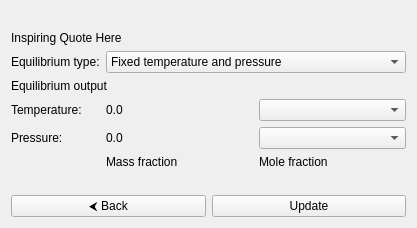
<?xml version="1.0" encoding="UTF-8"?>
<ui version="4.0">
    <class>EquilibriumOutputPage</class>
    <widget class="QWidget" name="EquilibriumOutputPage">
        <layout class="QVBoxLayout" name="beerLogoLayout">
            <item>
                <widget class="QLabel" name="logoLabel">
                    <property name="pixmap">
                        <pixmap>:images/BigLogo.png</pixmap> <!-- Reference to logo -->
                    </property>
                </widget>
            </item>
            <item>
                <widget class="QLabel" name="beerQuoteLabel">
                    <property name="text">
                        <string>Inspiring Quote Here</string>
                    </property>
                </widget>
            </item>
            <item>
                <layout class="QGridLayout" name="gridLayout">
                    <!-- Row 0 -->
                    <item row="0" column="0">
                        <widget class="QLabel" name="typeLabel">
                            <property name="text">
                                <string>Equilibrium type:</string>
                            </property>
                        </widget>
                    </item>
                    <item row="0" column="1" colspan="2">
                        <widget class="QComboBox" name="typeComboBox">
                            <item>
                                <property name="text">
                                    <string>Fixed temperature and pressure</string>
                                </property>
                            </item>
                            <item>
                                <property name="text">
                                    <string>Fixed specific enthalpy and pressure</string>
                                </property>
                            </item>
                            <item>
                                <property name="text">
                                    <string>Fixed specific internal energy and specific volume</string>
                                </property>
                            </item>
                            <item>
                                <property name="text">
                                    <string>Fixed specific entropy and specific volume</string>
                                </property>
                            </item>
                            <item>
                                <property name="text">
                                    <string>Fixed specific entropy and pressure</string>
                                </property>
                            </item>
                        </widget>
                    </item>

                    <!-- Row 1 -->
                    <item row="1" column="0" colspan="3">
                        <widget class="QLabel" name="outputLabel">
                            <property name="text">
                                <string>Equilibrium output</string>
                            </property>
                        </widget>
                    </item>

                    <!-- Row 2 -->
                    <item row="2" column="0">
                        <widget class="QLabel" name="temperatureOutputLabel">
                            <property name="text">
                                <string>Temperature:</string>
                            </property>
                        </widget>
                    </item>
                    <item row="2" column="1">
                        <widget class="QLabel" name="temperatureValueLabel">
                            <property name="text">
                                <string>0.0</string>
                            </property>
                        </widget>
                    </item>
                    <item row="2" column="2">
                        <widget class="QComboBox" name="temperatureOutputComboBox">
                        </widget>
                    </item>

                    <!-- Row 3 -->
                    <item row="3" column="0">
                        <widget class="QLabel" name="pressureOutputLabel">
                            <property name="text">
                                <string>Pressure:</string>
                            </property>
                        </widget>
                    </item>
                    <item row="3" column="1">
                        <widget class="QLabel" name="pressureValueLabel">
                            <property name="text">
                                <string>0.0</string>
                            </property>
                        </widget>
                    </item>
                    <item row="3" column="2">
                        <widget class="QComboBox" name="pressureOutputComboBox">
                        </widget>
                    </item>


                    <!-- Row 4 -->
                    <item row="4" column="1">
                        <widget class="QLabel" name="massFractionLabel">
                            <property name="text">
                                <string>Mass fraction</string>
                            </property>
                        </widget>
                    </item>
                    <item row="4" column="2">
                        <widget class="QLabel" name="molFractionLabel">
                            <property name="text">
                                <string>Mole fraction</string>
                            </property>
                        </widget>
                    </item>


                    <!-- Row 5 -->
                    <item row="5" column="0">
                        <widget class="QLabel" name="nLabel"/>
                    </item>
                    <item row="5" column="1">
                        <widget class="QLabel" name="yLabel"/>
                    </item>
                    <item row="5" column="2">
                        <widget class="QLabel" name="xLabel"/>
                    </item>


                    <!-- Row 6 -->
                    <item row="6" column="0" colspan="3">
                        <layout class="QHBoxLayout" name="buttonLayout">
                            <item>
                                <widget class="QPushButton" name="backButton">
                                    <property name="text">
                                        <string>&#x2B9C; Back</string>
                                    </property>
                                    <property name="toolTip">
                                        <string>Go back to equilibrium input page</string>
                                    </property>
                                </widget>
                            </item>
                            <item>
                                <widget class="QPushButton" name="updateButton">
                                    <property name="text">
                                        <string>Update</string>
                                    </property>
                                    <property name="toolTip">
                                        <string>Update chemical equilibrium</string>
                                    </property>
                                </widget>
                            </item>
                        </layout>
                    </item>
                </layout>
            </item>
        </layout>
    </widget>
</ui>
